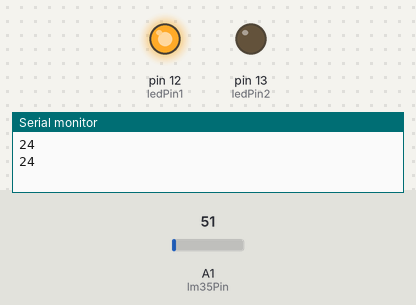
This sketch was run on a simulated Arduino Uno, built with avr-gcc and run on an emulated ATmega328P. Shown: output pins drawn as LEDs (lit = HIGH), the last lines printed to the serial monitor. The inputs (shaded band) are chosen by the test bench; at power-on: A1 (lm35Pin) = 51.

Above: at 1.8 s.
1.9 s: A1 (lm35Pin) set to 41
At 3.2 s:
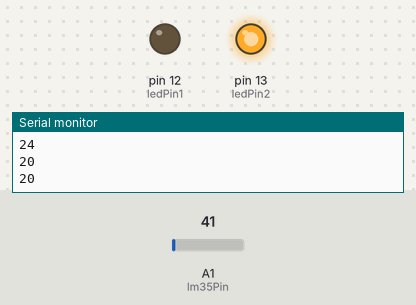
3.5 s: A1 (lm35Pin) set to 61
At 4.8 s:
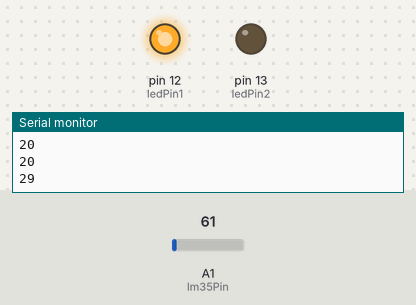
5.5 s: A1 (lm35Pin) set to 30
At 6.3 s:
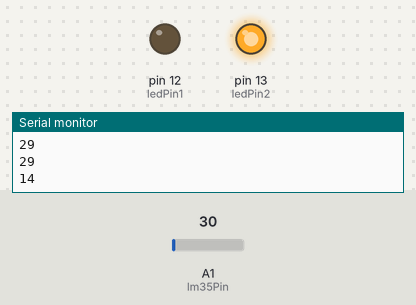
Timing chart, 0 to 8.5 s (numbered marks = the images above; inputs shaded):
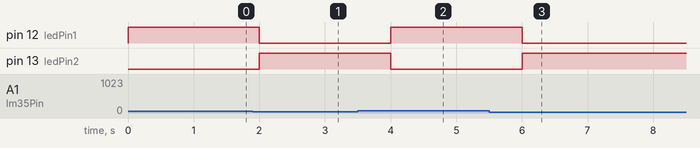

Measured:
- the behaviour switches between 44 and 43 on A1 (lm35Pin) (found by bisection; images 0 and 1)
- after the input at 1.9 s, pin 12 (ledPin1): HIGH → LOW after 0.10 s; pin 13 (ledPin2): LOW → HIGH after 0.10 s
- after the input at 3.5 s, pin 12 (ledPin1): LOW → HIGH after 0.50 s; pin 13 (ledPin2): HIGH → LOW after 0.50 s
- after the input at 5.5 s, pin 12 (ledPin1): HIGH → LOW after 0.50 s; pin 13 (ledPin2): LOW → HIGH after 0.50 s

The sketch:

MeasuringTemperatureWithLM35.ino
```cpp
int lm35Pin = 1;
int ledPin1 = 12;
int ledPin2 = 13;
void setup()
{
   Serial.begin(9600);

   pinMode(ledPin1, OUTPUT);
   pinMode(ledPin2, OUTPUT);

}


void loop()
{

  //int temprature = 0;
   int reading = analogRead(lm35Pin);
   //Serial.println(reading);
   int temperature = (5.0 * 100 * reading)/1024;
   Serial.println(temperature);

   if(temperature <= 20){
      digitalWrite(ledPin1, LOW);
      digitalWrite(ledPin2, HIGH);
    }

    else{
        digitalWrite(ledPin2, LOW);
        digitalWrite(ledPin1, HIGH);
      }

   delay(1000);
}
```
